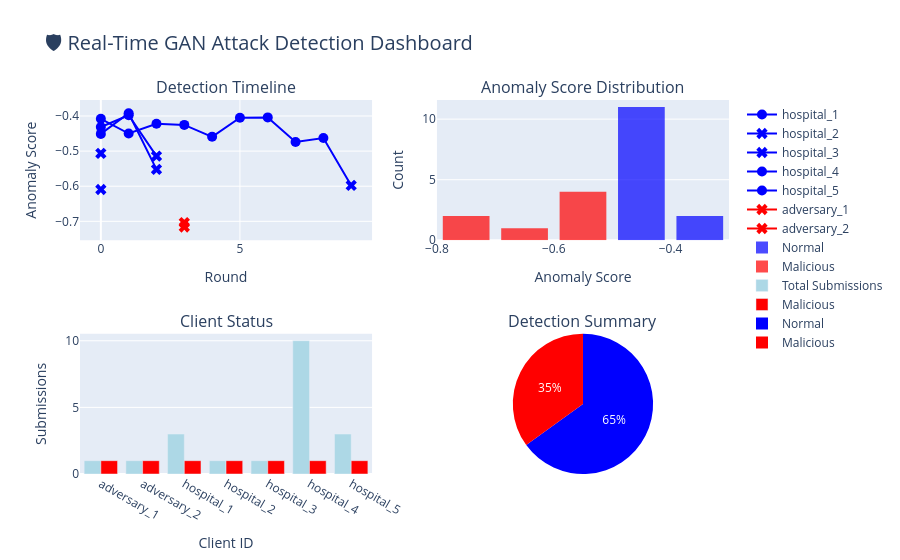

The cell this chart's notebook holds for it:
### Code cell
import plotly.graph_objects as go
from plotly.subplots import make_subplots

with open('logs/detection_logs.json', 'r') as f:
    logs = json.load(f)

df_logs = pd.DataFrame(logs)
df_logs['timestamp'] = pd.to_datetime(df_logs['timestamp'])

fig = make_subplots(
    rows=2, cols=2,
    subplot_titles=('Detection Timeline', 'Anomaly Score Distribution',
                    'Client Status', 'Detection Summary'),
    specs=[[{'type': 'scatter'}, {'type': 'histogram'}],
           [{'type': 'bar'}, {'type': 'pie'}]]
)

for client_id in df_logs['client_id'].unique():
    client_data = df_logs[df_logs['client_id'] == client_id]

    color = 'red' if 'adversary' in client_id else 'blue'

    fig.add_trace(
        go.Scatter(
            x=client_data['round'],
            y=client_data['anomaly_score'],
            mode='lines+markers',
            name=client_id,
            line=dict(color=color),
            marker=dict(
                size=10,
                symbol=['x' if m else 'circle' for m in client_data['is_malicious']]
            )
        ),
        row=1, col=1
    )

normal_scores = df_logs[~df_logs['is_malicious']]['anomaly_score']
malicious_scores = df_logs[df_logs['is_malicious']]['anomaly_score']

fig.add_trace(
    go.Histogram(x=normal_scores, name='Normal', marker_color='blue', opacity=0.7),
    row=1, col=2
)
fig.add_trace(
    go.Histogram(x=malicious_scores, name='Malicious', marker_color='red', opacity=0.7),
    row=1, col=2
)

client_stats = df_logs.groupby('client_id').agg({
    'is_malicious': 'sum',
    'round': 'count'
}).reset_index()
client_stats.columns = ['client_id', 'malicious_count', 'total_submissions']

fig.add_trace(
    go.Bar(
        x=client_stats['client_id'],
        y=client_stats['total_submissions'],
        name='Total Submissions',
        marker_color='lightblue'
    ),
    row=2, col=1
)
fig.add_trace(
    go.Bar(
        x=client_stats['client_id'],
        y=client_stats['malicious_count'],
        name='Malicious',
        marker_color='red'
    ),
    row=2, col=1
)

normal_count = len(df_logs[~df_logs['is_malicious']])
malicious_count = len(df_logs[df_logs['is_malicious']])

fig.add_trace(
    go.Pie(
        labels=['Normal', 'Malicious'],
        values=[normal_count, malicious_count],
        marker=dict(colors=['blue', 'red'])
    ),
    row=2, col=2
)

fig.update_layout(
    title_text="🛡️ Real-Time GAN Attack Detection Dashboard",
    title_font_size=20,
    showlegend=True,
    height=800
)

fig.update_xaxes(title_text="Round", row=1, col=1)
fig.update_yaxes(title_text="Anomaly Score", row=1, col=1)
fig.update_xaxes(title_text="Anomaly Score", row=1, col=2)
fig.update_yaxes(title_text="Count", row=1, col=2)
fig.update_xaxes(title_text="Client ID", row=2, col=1)
fig.update_yaxes(title_text="Submissions", row=2, col=1)

# Save and show
fig.write_html('visualizations/interactive_dashboard.html')
fig.show()

print("✅ Interactive dashboard created!")
print("💾 Saved to 'visualizations/interactive_dashboard.html'")

### Figure 1 — Plotly figure (JSON) as saved in the notebook; plotly's stock layout.template omitted (floating-point values rounded to 4 significant figures)
{"data": [{"line": {"color": "blue"}, "marker": {"size": 10, "symbol": ["circle", "circle", "x"]}, "mode": "lines+markers", "name": "hospital_1", "type": "scatter", "x": [0, 1, 2], "xaxis": "x", "y": [-0.4312, -0.3979, -0.5142], "yaxis": "y"}, {"line": {"color": "blue"}, "marker": {"size": 10, "symbol": ["x"]}, "mode": "lines+markers", "name": "hospital_2", "type": "scatter", "x": [0], "xaxis": "x", "y": [-0.6094], "yaxis": "y"}, {"line": {"color": "blue"}, "marker": {"size": 10, "symbol": ["x"]}, "mode": "lines+markers", "name": "hospital_3", "type": "scatter", "x": [0], "xaxis": "x", "y": [-0.5064], "yaxis": "y"}, {"line": {"color": "blue"}, "marker": {"size": 10, "symbol": ["circle", "circle", "circle", "circle", "circle", "circle", "circle", "circle", "circle", "x"]}, "mode": "lines+markers", "name": "hospital_4", "type": "scatter", "x": [0, 1, 2, 3, 4, 5, 6, 7, 8, 9], "xaxis": "x", "y": [-0.408, -0.4499, -0.4221, -0.4253, -0.4593, -0.4047, -0.4039, -0.4742, -0.4627, -0.5977], "yaxis": "y"}, {"line": {"color": "blue"}, "marker": {"size": 10, "symbol": ["circle", "circle", "x"]}, "mode": "lines+markers", "name": "hospital_5", "type": "scatter", "x": [0, 1, 2], "xaxis": "x", "y": [-0.4509, -0.3922, -0.5519], "yaxis": "y"}, {"line": {"color": "red"}, "marker": {"size": 10, "symbol": ["x"]}, "mode": "lines+markers", "name": "adversary_1", "type": "scatter", "x": [3], "xaxis": "x", "y": [-0.7161], "yaxis": "y"}, {"line": {"color": "red"}, "marker": {"size": 10, "symbol": ["x"]}, "mode": "lines+markers", "name": "adversary_2", "type": "scatter", "x": [3], "xaxis": "x", "y": [-0.7037], "yaxis": "y"}, {"marker": {"color": "blue"}, "name": "Normal", "opacity": 0.7, "type": "histogram", "x": [-0.4312, -0.408, -0.4509, -0.3979, -0.4499, -0.3922, -0.4221, -0.4253, -0.4593, -0.4047, -0.4039, -0.4742, -0.4627], "xaxis": "x2", "yaxis": "y2"}, {"marker": {"color": "red"}, "name": "Malicious", "opacity": 0.7, "type": "histogram", "x": [-0.6094, -0.5064, -0.5142, -0.5519, -0.7161, -0.7037, -0.5977], "xaxis": "x2", "yaxis": "y2"}, {"marker": {"color": "lightblue"}, "name": "Total Submissions", "type": "bar", "x": ["adversary_1", "adversary_2", "hospital_1", "hospital_2", "hospital_3", "hospital_4", "hospital_5"], "xaxis": "x3", "y": [1, 1, 3, 1, 1, 10, 3], "yaxis": "y3"}, {"marker": {"color": "red"}, "name": "Malicious", "type": "bar", "x": ["adversary_1", "adversary_2", "hospital_1", "hospital_2", "hospital_3", "hospital_4", "hospital_5"], "xaxis": "x3", "y": [1, 1, 1, 1, 1, 1, 1], "yaxis": "y3"}, {"domain": {"x": [0.55, 1], "y": [0, 0.375]}, "labels": ["Normal", "Malicious"], "marker": {"colors": ["blue", "red"]}, "type": "pie", "values": [13, 7]}], "layout": {"annotations": [{"font": {"size": 16}, "showarrow": false, "text": "Detection Timeline", "x": 0.225, "xanchor": "center", "xref": "paper", "y": 1, "yanchor": "bottom", "yref": "paper"}, {"font": {"size": 16}, "showarrow": false, "text": "Anomaly Score Distribution", "x": 0.775, "xanchor": "center", "xref": "paper", "y": 1, "yanchor": "bottom", "yref": "paper"}, {"font": {"size": 16}, "showarrow": false, "text": "Client Status", "x": 0.225, "xanchor": "center", "xref": "paper", "y": 0.375, "yanchor": "bottom", "yref": "paper"}, {"font": {"size": 16}, "showarrow": false, "text": "Detection Summary", "x": 0.775, "xanchor": "center", "xref": "paper", "y": 0.375, "yanchor": "bottom", "yref": "paper"}], "autosize": true, "showlegend": true, "title": {"font": {"size": 20}, "text": "🛡️ Real-Time GAN Attack Detection Dashboard"}, "xaxis": {"anchor": "y", "autorange": true, "domain": [0, 0.45], "range": [-0.6875, 9.687], "title": {"text": "Round"}, "type": "linear"}, "xaxis2": {"anchor": "y2", "autorange": true, "domain": [0.55, 1], "range": [-0.8, -0.3], "title": {"text": "Anomaly Score"}, "type": "linear"}, "xaxis3": {"anchor": "y3", "autorange": true, "domain": [0, 0.45], "range": [-0.5, 6.5], "title": {"text": "Client ID"}, "type": "category"}, "yaxis": {"anchor": "x", "autorange": true, "domain": [0.625, 1], "range": [-0.7457, -0.3625], "title": {"text": "Anomaly Score"}, "type": "linear"}, "yaxis2": {"anchor": "x2", "autorange": true, "domain": [0.625, 1], "range": [0, 11.58], "title": {"text": "Count"}}, "yaxis3": {"anchor": "x3", "autorange": true, "domain": [0, 0.375], "range": [0, 10.53], "title": {"text": "Submissions"}, "type": "linear"}}}
